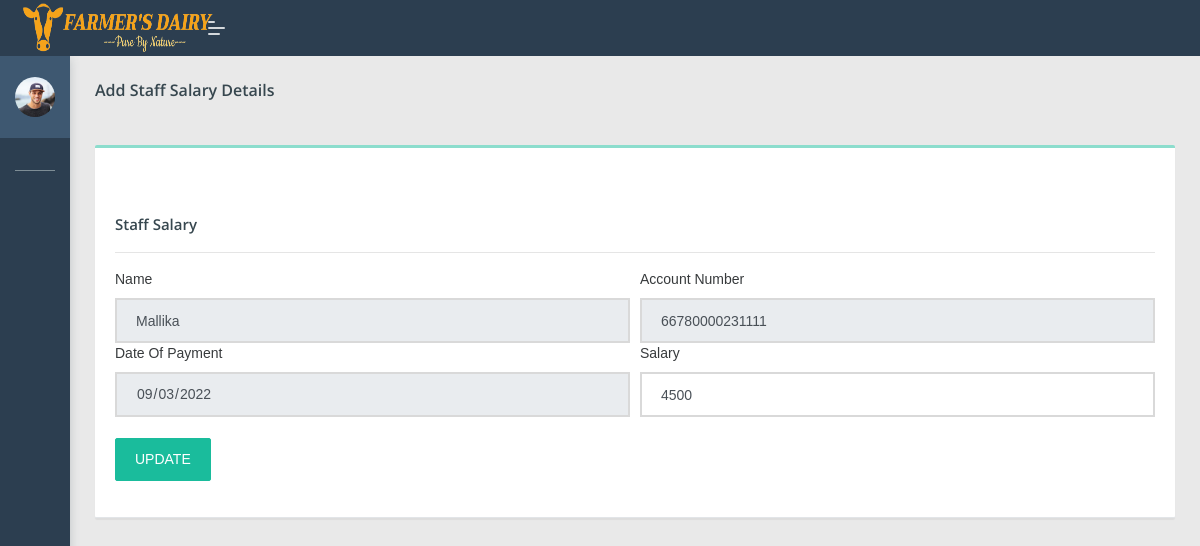
The app's page /dipo/editsalary.php?edid=13 (signed in) with its own data.
### tables this page shows
CREATE TABLE `add_salary` (
  `sal_id` int(100) NOT NULL,
  `name` varchar(100) NOT NULL,
  `accno` varchar(100) NOT NULL,
  `dop` varchar(100) NOT NULL,
  `salary` varchar(100) NOT NULL,
  `dippoid` varchar(100) NOT NULL
);

### dipo/editsalary.php (the view, shortened to what this page needs)
 <!DOCTYPE html>
<html lang="en">
<head>
    <link rel="stylesheet" href="assets/css/style.css">
</head>
<body class="">
	<nav class="pcoded-navbar  ">
		<div class="navbar-wrapper  ">
			<div class="navbar-content scroll-div " >
					<div class="">
					<div class="main-menu-header">
						<img class="img-radius" src="assets/images/user/avatar-2.jpg" alt="User-Profile-Image">
						<div class="user-details">
						</div>
					</div>
				</div>
				<ul class="nav pcoded-inner-navbar ">
					<li class="nav-item pcoded-menu-caption">
					</li>
					<li class="nav-item">
					    <a href="main.php" class="nav-link "><span class="pcoded-micon"><i class="feather icon-home"></i></span><span class="pcoded-mtext">Dashboard</span></a>
					</li>
					<li class="nav-item pcoded-hasmenu">
					    <a href="#!" class="nav-link "><span class="pcoded-micon"><i class="feather icon-align-justify"></i></span><span class="pcoded-mtext">Staff Details</span></a>
					</li>
					<li class="nav-item pcoded-hasmenu">
					    <a href="#!" class="nav-link "><span class="pcoded-micon"><i class="feather icon-align-justify"></i></span><span class="pcoded-mtext">User Details</span></a>
					</li>
						<li class="nav-item pcoded-hasmenu">
					    <a href="#!" class="nav-link "><span class="pcoded-micon"><i class="feather icon-align-justify"></i></span><span class="pcoded-mtext">Milk Details</span></a>
					</li>
					<li class="nav-item pcoded-hasmenu">
					    <a href="#!" class="nav-link "><span class="pcoded-micon"><i class="feather icon-align-justify"></i></span><span class="pcoded-mtext">Facilities</span></a>
					</li>
                        <li class="nav-item">
					    <a href="viewfeedb.php" class="nav-link "><span class="pcoded-micon"><i class="feather icon-align-justify"></i></span><span class="pcoded-mtext">View feedback</span></a>
					</li>
				</ul>
			</div>
		</div>
	</nav>
	<header class="navbar pcoded-header navbar-expand-lg navbar-light header-dark">
				<div class="m-header">
					<a class="mobile-menu" id="mobile-collapse" href="#!"><span></span></a>
					<a href="#!" class="b-brand">
						<img src="assets/images/logo1.png" width="190px" height="50px" class="logo">
					</a>
				</div>
				<div class="collapse navbar-collapse">
					<ul class="navbar-nav mr-auto">
						<li class="nav-item">
							<a href="#!" class="pop-search"><i class="feather icon-search"></i></a>
						</li>
					</ul>
					<ul class="navbar-nav ml-auto">
						<li>
							<div class="dropdown drp-user">
								<a href="#" class="dropdown-toggle" data-toggle="dropdown">
									<i class="feather icon-user"></i>
								</a>
							</div>
						</li>
					</ul>
				</div>
	</header>
<section class="pcoded-main-container">
    <div class="pcoded-content">
        <div class="page-header">
            <div class="page-block">
                <div class="row align-items-center">
                    <div class="col-md-12">
                        <div class="page-header-title">
                            <h5 class="m-b-10">Add Staff Salary Details</h5>
                        </div>
                    </div>
                </div>
            </div>
        </div>
        <div class="row">
		<div class="col-sm-12">
                <div class="card">
                    <div class="card-header">
                       <h5 class="mt-5">Staff Salary</h5>
                        <hr>
						<?php
						if(isset($_GET['edid']))
							{
								$eid=$_GET['edid'];
								include 'config.php';
								$sql1="select * from add_salary where sal_id='$eid'";
								$result1=mysqli_query($con,$sql1);
								$num1=mysqli_num_rows($result1);
								if($num1>0)
								{
									while($row1=mysqli_fetch_array($result1))
									{
										$name=$row1['name'];
										$accno=$row1['accno'];
										$dop=$row1['dop'];
										$salary=$row1['salary'];
								}}
							}
								?>
                        <form class="needs-validation" action="#" method="post">
                            <div class="form-row">
                            <div class="col-md-6 mb-6">
                                    <label for="validationCustom03">Name</label>
                                    <input type="text" name="name" class="form-control"  value="<?php echo $name; ?>" placeholder="Staff Name" required readonly>
                                </div>
                                <div class="col-6 md-6">
								  <label for="validationCustom01">Account Number</label>
                                    <input type="text" name="accno" value="<?php echo $accno; ?>" class="form-control"  pattern="[0-9]{9,18}" placeholder="Account number" required readonly>
                                </div>
                                <div class="col-md-6">
                                    <label for="validationCustom03">Date Of Payment</label>
                                    <input type="date" name="dop" value="<?php echo $dop; ?>" class="form-control"  required readonly>
                                </div>
								<div class="col-md-6">
                                    <label for="validationCustom02">Salary </label>
                                    <input type="text" class="form-control" value="<?php echo $salary; ?>" name="salary" placeholder="salary" required>
                                </div>
								<div class="form-group col-md-2"><br>
								<button type="submit" name="update" class="btn  btn-primary">UPDATE</button>
								</div>
                            </div>
                        </form>
                        </div>
                   </div>
           </div>
        </div>
    </div>
</section>
</body>
</html>

### records on screen
add_salary: name "Mallika", accno "66780000231111", dop "09/03/2022", salary "4500"
